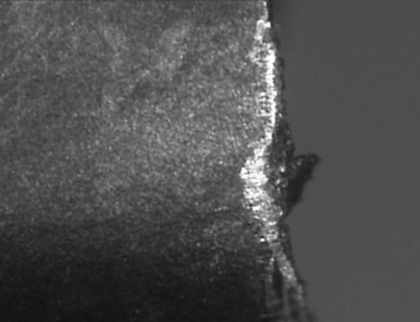
%> input picture fakepic/time33.png, 420 x 322 px, shrunk from 574 x 440 before the run
$ octave gaussian.m   (GNU Octave 9; MATLAB toolbox functions it lacks are replaced by stand-ins)
%> lines starting %> are read from the running program, lines starting %| are printed output that depends on the picture
close all;

image=imread('time33.png');
%> image is the input picture: size 322x420x3 uint8; min 17, max 254, mean 79.1
image=rgb2gray(image);
%> image: size 322x420 uint8
imshow(image);title('');figure;

img_f = fft2(double(image));%傅里叶变换得到频谱
img_f=fftshift(img_f);  %移到中间
F1=log(abs(img_f)+1);   %取模并进行缩放
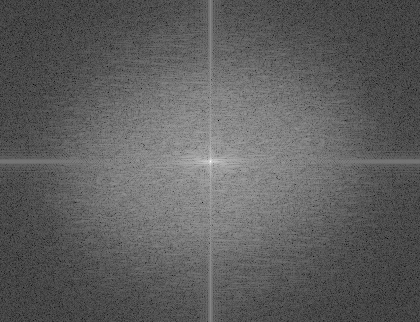
%> F1: size 322x420 double; min 0.445, max 16.19, mean 6.3; drawn with min black and max white
imshow(F1,[]);title('');figure;

[M ,N]=size(img_f);
%> M = 322; N = 420
m_mid=floor(M/2);%中心点坐标
%> m_mid = 161
n_mid=floor(N/2);
%> n_mid = 210
d0=100;  %阈值
img_lpf=zeros(M,N);
for i = 1:M
    for j = 1:N
        d = ((i-m_mid)^2+(j-n_mid)^2);
        h = exp(-d/(2*(d0^2)));
        img_lpf(i,j) = h*img_f(i,j);
    end
end

F2=log(abs(img_lpf)+1);    %取模并进行缩放
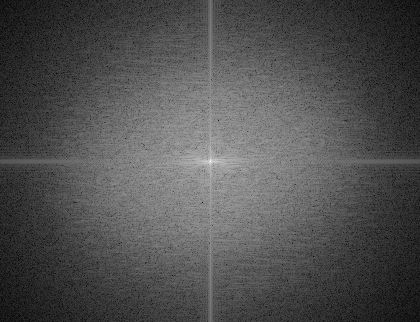
%> F2: size 322x420 double; min 0.0815, max 16.19, mean 5.16; drawn with min black and max white
imshow(F2,[]);title('');figure;

img_lpf=ifftshift(img_lpf);    %中心平移回原来状态
img_lpf=uint8(real(ifft2(img_lpf)));  %反傅里叶变换,取实数部分

imshow(img_lpf);title('');

$ run again, with fakepic/time1.png copied over fakepic/time33.png
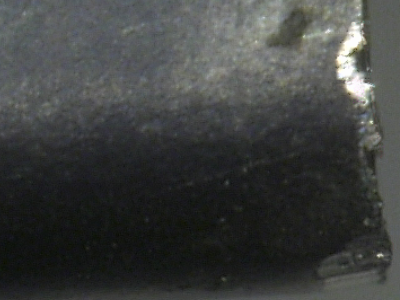
%> input picture fakepic/time1.png, 400 x 300 px
%> image is the input picture: size 300x400x3 uint8; mean R, G, B 63, 65.1, 63.7
%> image: size 300x400 uint8
%> `F1=log(abs(img_f)+1);`:
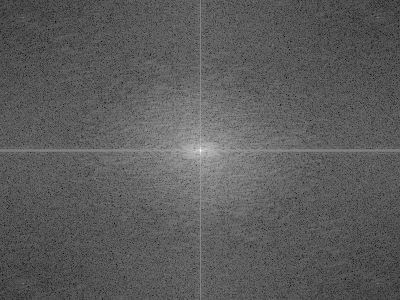
%> F1: size 300x400 double; min 1.29, max 15.86, mean 6.58; drawn with min black and max white
%> `F2=log(abs(img_lpf)+1);`:
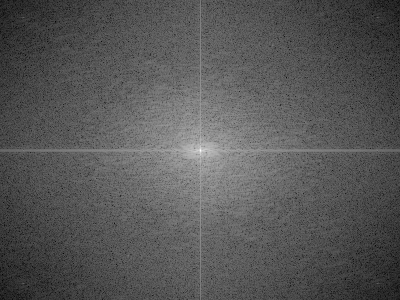
%> F2: size 300x400 double; min 0.192, max 15.86, mean 5.54; drawn with min black and max white

$ run again, with fakepic/time2.png copied over fakepic/time33.png
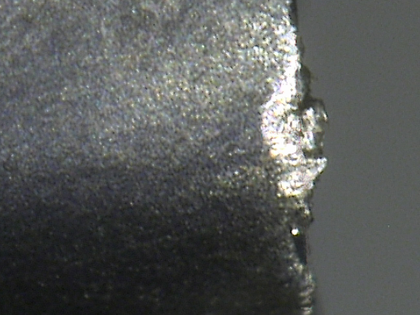
%> input picture fakepic/time2.png, 420 x 315 px, shrunk from 517 x 388 before the run
%> image is the input picture: size 315x420x3 uint8; mean R, G, B 88.3, 90.5, 89.1
%> image: size 315x420 uint8
%> `F1=log(abs(img_f)+1);`:
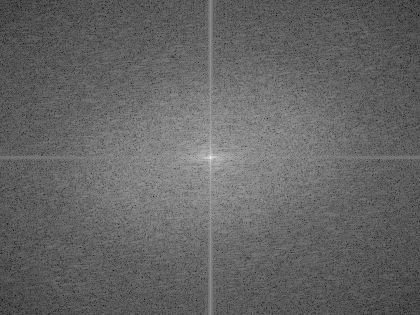
%> F1: size 315x420 double; min 1.2, max 16.29, mean 7.2; drawn with min black and max white
%> `F2=log(abs(img_lpf)+1);`:
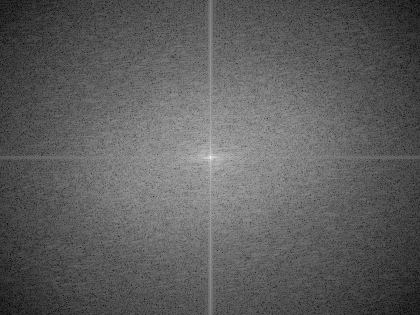
%> F2: size 315x420 double; min 0.0921, max 16.29, mean 6.06; drawn with min black and max white
